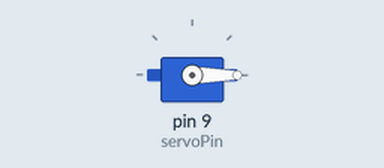
A sketch run on a simulated Arduino Uno, built with avr-gcc and run on an emulated ATmega328P. Parts: servo.

Above: at 0.05 s.
At 1.5 s:
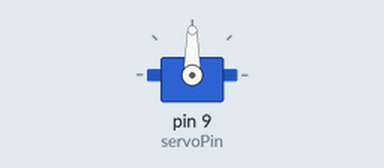
At 3.0 s:
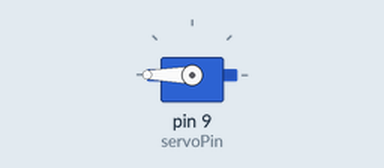
Timing chart, 0 to 6.9 s (numbered marks = the images above):
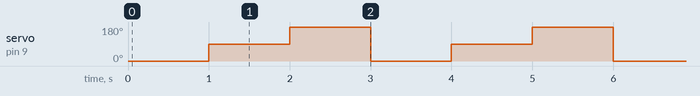

The sketch:

servo.ino
```cpp
#include <Servo.h>
Servo servo;

int servoPin = 9;

void setup() {
    servo.attach(servoPin);
}

void loop() {
    servo.write(0);   // تعيين السيرفو إلى 0 درجة
    delay(1000);      // تأخير 1 ثانية
    servo.write(90);  // تعيين السيرفو إلى 90 درجة
    delay(1000);      // تأخير 1 ثانية
    servo.write(180); // تعيين السيرفو إلى 180 درجة
    delay(1000);      // تأخير 1 ثانية
}
```

Measured:
- by itself, servo on pin 9 (servoPin): repeats every 3.0 s: 180° 1.0 s, 0° 1.0 s, 90° 1.0 s
